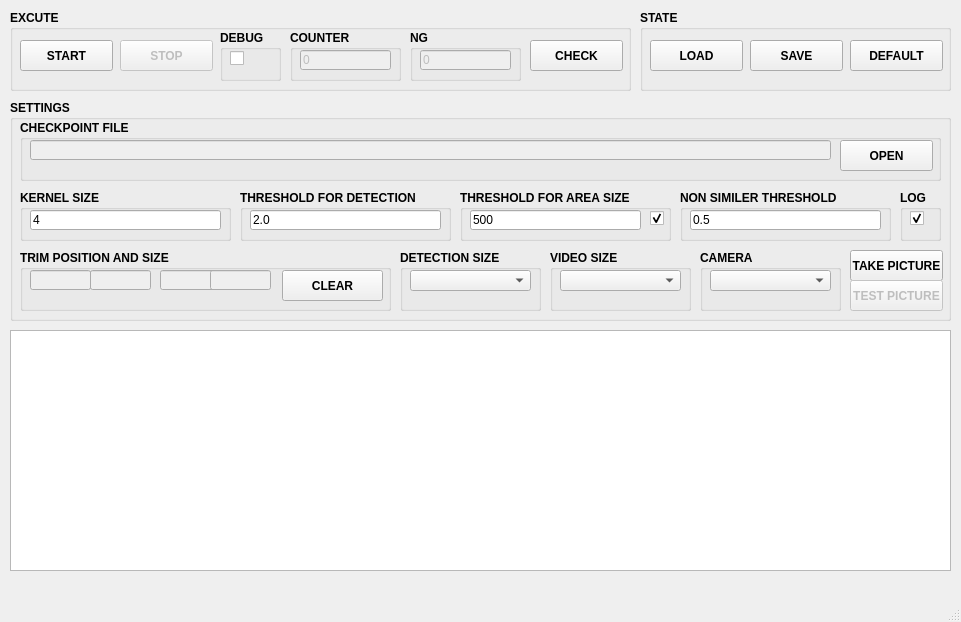
<?xml version="1.0" encoding="UTF-8"?>
<ui version="4.0">
 <class>MainWindow</class>
 <widget class="QMainWindow" name="MainWindow">
  <property name="geometry">
   <rect>
    <x>0</x>
    <y>0</y>
    <width>961</width>
    <height>622</height>
   </rect>
  </property>
  <property name="minimumSize">
   <size>
    <width>961</width>
    <height>622</height>
   </size>
  </property>
  <property name="maximumSize">
   <size>
    <width>961</width>
    <height>622</height>
   </size>
  </property>
  <property name="windowTitle">
   <string>cflow-ad GUI</string>
  </property>
  <widget class="QWidget" name="centralwidget">
   <widget class="QGroupBox" name="groupBox2">
    <property name="geometry">
     <rect>
      <x>10</x>
      <y>100</y>
      <width>941</width>
      <height>221</height>
     </rect>
    </property>
    <property name="palette">
     <palette>
      <active/>
      <inactive/>
      <disabled/>
     </palette>
    </property>
    <property name="font">
     <font>
      <bold>true</bold>
     </font>
    </property>
    <property name="title">
     <string>SETTINGS</string>
    </property>
    <property name="flat">
     <bool>false</bool>
    </property>
    <property name="checkable">
     <bool>false</bool>
    </property>
    <widget class="QGroupBox" name="groupBox3">
     <property name="geometry">
      <rect>
       <x>10</x>
       <y>20</y>
       <width>921</width>
       <height>61</height>
      </rect>
     </property>
     <property name="title">
      <string>CHECKPOINT FILE</string>
     </property>
     <property name="checkable">
      <bool>false</bool>
     </property>
     <widget class="QLineEdit" name="lineEdit1">
      <property name="enabled">
       <bool>false</bool>
      </property>
      <property name="geometry">
       <rect>
        <x>10</x>
        <y>20</y>
        <width>801</width>
        <height>20</height>
       </rect>
      </property>
      <property name="font">
       <font>
        <bold>false</bold>
       </font>
      </property>
     </widget>
     <widget class="QPushButton" name="pushButton3">
      <property name="geometry">
       <rect>
        <x>820</x>
        <y>20</y>
        <width>93</width>
        <height>31</height>
       </rect>
      </property>
      <property name="palette">
       <palette>
        <active>
         <colorrole role="WindowText">
          <brush brushstyle="SolidPattern">
           <color alpha="255">
            <red>170</red>
            <green>0</green>
            <blue>0</blue>
           </color>
          </brush>
         </colorrole>
        </active>
        <inactive>
         <colorrole role="WindowText">
          <brush brushstyle="SolidPattern">
           <color alpha="255">
            <red>170</red>
            <green>0</green>
            <blue>0</blue>
           </color>
          </brush>
         </colorrole>
        </inactive>
        <disabled>
         <colorrole role="WindowText">
          <brush brushstyle="SolidPattern">
           <color alpha="255">
            <red>120</red>
            <green>120</green>
            <blue>120</blue>
           </color>
          </brush>
         </colorrole>
        </disabled>
       </palette>
      </property>
      <property name="font">
       <font>
        <bold>true</bold>
        <underline>false</underline>
       </font>
      </property>
      <property name="text">
       <string>OPEN</string>
      </property>
      <property name="default">
       <bool>false</bool>
      </property>
     </widget>
    </widget>
    <widget class="QGroupBox" name="groupBox4">
     <property name="geometry">
      <rect>
       <x>10</x>
       <y>90</y>
       <width>211</width>
       <height>51</height>
      </rect>
     </property>
     <property name="title">
      <string>KERNEL SIZE</string>
     </property>
     <widget class="QLineEdit" name="lineEdit2">
      <property name="enabled">
       <bool>true</bool>
      </property>
      <property name="geometry">
       <rect>
        <x>10</x>
        <y>20</y>
        <width>191</width>
        <height>20</height>
       </rect>
      </property>
      <property name="font">
       <font>
        <bold>false</bold>
       </font>
      </property>
      <property name="text">
       <string>4</string>
      </property>
     </widget>
    </widget>
    <widget class="QGroupBox" name="groupBox5">
     <property name="geometry">
      <rect>
       <x>230</x>
       <y>90</y>
       <width>211</width>
       <height>51</height>
      </rect>
     </property>
     <property name="title">
      <string>THRESHOLD FOR DETECTION</string>
     </property>
     <widget class="QLineEdit" name="lineEdit3">
      <property name="enabled">
       <bool>true</bool>
      </property>
      <property name="geometry">
       <rect>
        <x>10</x>
        <y>20</y>
        <width>191</width>
        <height>20</height>
       </rect>
      </property>
      <property name="font">
       <font>
        <bold>false</bold>
       </font>
      </property>
      <property name="text">
       <string>2.0</string>
      </property>
     </widget>
    </widget>
    <widget class="QGroupBox" name="groupBox6">
     <property name="geometry">
      <rect>
       <x>450</x>
       <y>90</y>
       <width>211</width>
       <height>51</height>
      </rect>
     </property>
     <property name="title">
      <string>THRESHOLD FOR AREA SIZE</string>
     </property>
     <widget class="QLineEdit" name="lineEdit4">
      <property name="enabled">
       <bool>true</bool>
      </property>
      <property name="geometry">
       <rect>
        <x>10</x>
        <y>20</y>
        <width>171</width>
        <height>20</height>
       </rect>
      </property>
      <property name="font">
       <font>
        <bold>false</bold>
       </font>
      </property>
      <property name="text">
       <string>500</string>
      </property>
     </widget>
     <widget class="QCheckBox" name="checkBox1">
      <property name="geometry">
       <rect>
        <x>190</x>
        <y>20</y>
        <width>21</width>
        <height>16</height>
       </rect>
      </property>
      <property name="text">
       <string/>
      </property>
      <property name="checked">
       <bool>true</bool>
      </property>
     </widget>
    </widget>
    <widget class="QGroupBox" name="groupBox7">
     <property name="geometry">
      <rect>
       <x>670</x>
       <y>90</y>
       <width>211</width>
       <height>51</height>
      </rect>
     </property>
     <property name="title">
      <string>NON SIMILER THRESHOLD</string>
     </property>
     <widget class="QLineEdit" name="lineEdit5">
      <property name="enabled">
       <bool>true</bool>
      </property>
      <property name="geometry">
       <rect>
        <x>10</x>
        <y>20</y>
        <width>191</width>
        <height>20</height>
       </rect>
      </property>
      <property name="font">
       <font>
        <bold>false</bold>
       </font>
      </property>
      <property name="text">
       <string>0.5</string>
      </property>
     </widget>
    </widget>
    <widget class="QGroupBox" name="groupBox12">
     <property name="geometry">
      <rect>
       <x>890</x>
       <y>90</y>
       <width>41</width>
       <height>51</height>
      </rect>
     </property>
     <property name="title">
      <string>LOG</string>
     </property>
     <widget class="QCheckBox" name="checkBox3">
      <property name="geometry">
       <rect>
        <x>10</x>
        <y>20</y>
        <width>21</width>
        <height>16</height>
       </rect>
      </property>
      <property name="text">
       <string/>
      </property>
      <property name="checked">
       <bool>true</bool>
      </property>
     </widget>
    </widget>
    <widget class="QGroupBox" name="groupBox13">
     <property name="geometry">
      <rect>
       <x>10</x>
       <y>150</y>
       <width>371</width>
       <height>61</height>
      </rect>
     </property>
     <property name="title">
      <string>TRIM POSITION AND SIZE</string>
     </property>
     <widget class="QLineEdit" name="lineEdit8">
      <property name="enabled">
       <bool>false</bool>
      </property>
      <property name="geometry">
       <rect>
        <x>10</x>
        <y>20</y>
        <width>61</width>
        <height>20</height>
       </rect>
      </property>
     </widget>
     <widget class="QLineEdit" name="lineEdit9">
      <property name="enabled">
       <bool>false</bool>
      </property>
      <property name="geometry">
       <rect>
        <x>70</x>
        <y>20</y>
        <width>61</width>
        <height>20</height>
       </rect>
      </property>
     </widget>
     <widget class="QPushButton" name="pushButton8">
      <property name="enabled">
       <bool>true</bool>
      </property>
      <property name="geometry">
       <rect>
        <x>262</x>
        <y>20</y>
        <width>101</width>
        <height>31</height>
       </rect>
      </property>
      <property name="palette">
       <palette>
        <active>
         <colorrole role="WindowText">
          <brush brushstyle="SolidPattern">
           <color alpha="255">
            <red>170</red>
            <green>0</green>
            <blue>0</blue>
           </color>
          </brush>
         </colorrole>
        </active>
        <inactive>
         <colorrole role="WindowText">
          <brush brushstyle="SolidPattern">
           <color alpha="255">
            <red>170</red>
            <green>0</green>
            <blue>0</blue>
           </color>
          </brush>
         </colorrole>
        </inactive>
        <disabled>
         <colorrole role="WindowText">
          <brush brushstyle="SolidPattern">
           <color alpha="255">
            <red>120</red>
            <green>120</green>
            <blue>120</blue>
           </color>
          </brush>
         </colorrole>
        </disabled>
       </palette>
      </property>
      <property name="font">
       <font>
        <bold>true</bold>
        <underline>false</underline>
       </font>
      </property>
      <property name="text">
       <string>CLEAR</string>
      </property>
      <property name="default">
       <bool>false</bool>
      </property>
     </widget>
     <widget class="QLineEdit" name="lineEdit10">
      <property name="enabled">
       <bool>false</bool>
      </property>
      <property name="geometry">
       <rect>
        <x>140</x>
        <y>20</y>
        <width>61</width>
        <height>20</height>
       </rect>
      </property>
     </widget>
     <widget class="QLineEdit" name="lineEdit11">
      <property name="enabled">
       <bool>false</bool>
      </property>
      <property name="geometry">
       <rect>
        <x>190</x>
        <y>20</y>
        <width>61</width>
        <height>20</height>
       </rect>
      </property>
     </widget>
    </widget>
    <widget class="QGroupBox" name="groupBox14">
     <property name="geometry">
      <rect>
       <x>390</x>
       <y>150</y>
       <width>141</width>
       <height>61</height>
      </rect>
     </property>
     <property name="title">
      <string>DETECTION SIZE</string>
     </property>
     <widget class="QComboBox" name="comboBox4">
      <property name="geometry">
       <rect>
        <x>10</x>
        <y>20</y>
        <width>121</width>
        <height>21</height>
       </rect>
      </property>
     </widget>
    </widget>
    <widget class="QGroupBox" name="groupBox15">
     <property name="geometry">
      <rect>
       <x>540</x>
       <y>150</y>
       <width>141</width>
       <height>61</height>
      </rect>
     </property>
     <property name="title">
      <string>VIDEO SIZE</string>
     </property>
     <widget class="QComboBox" name="comboBox2">
      <property name="geometry">
       <rect>
        <x>10</x>
        <y>20</y>
        <width>121</width>
        <height>21</height>
       </rect>
      </property>
     </widget>
    </widget>
    <widget class="QGroupBox" name="groupBox6_2">
     <property name="geometry">
      <rect>
       <x>690</x>
       <y>150</y>
       <width>141</width>
       <height>61</height>
      </rect>
     </property>
     <property name="title">
      <string>CAMERA </string>
     </property>
     <widget class="QComboBox" name="comboBox3">
      <property name="geometry">
       <rect>
        <x>10</x>
        <y>20</y>
        <width>121</width>
        <height>21</height>
       </rect>
      </property>
     </widget>
    </widget>
    <widget class="QPushButton" name="pushButton9">
     <property name="enabled">
      <bool>true</bool>
     </property>
     <property name="geometry">
      <rect>
       <x>840</x>
       <y>150</y>
       <width>93</width>
       <height>31</height>
      </rect>
     </property>
     <property name="palette">
      <palette>
       <active>
        <colorrole role="WindowText">
         <brush brushstyle="SolidPattern">
          <color alpha="255">
           <red>170</red>
           <green>0</green>
           <blue>0</blue>
          </color>
         </brush>
        </colorrole>
       </active>
       <inactive>
        <colorrole role="WindowText">
         <brush brushstyle="SolidPattern">
          <color alpha="255">
           <red>170</red>
           <green>0</green>
           <blue>0</blue>
          </color>
         </brush>
        </colorrole>
       </inactive>
       <disabled>
        <colorrole role="WindowText">
         <brush brushstyle="SolidPattern">
          <color alpha="255">
           <red>120</red>
           <green>120</green>
           <blue>120</blue>
          </color>
         </brush>
        </colorrole>
       </disabled>
      </palette>
     </property>
     <property name="font">
      <font>
       <bold>true</bold>
       <underline>false</underline>
      </font>
     </property>
     <property name="text">
      <string>TAKE PICTURE</string>
     </property>
     <property name="default">
      <bool>false</bool>
     </property>
    </widget>
    <widget class="QPushButton" name="pushButton10">
     <property name="enabled">
      <bool>false</bool>
     </property>
     <property name="geometry">
      <rect>
       <x>840</x>
       <y>180</y>
       <width>93</width>
       <height>31</height>
      </rect>
     </property>
     <property name="palette">
      <palette>
       <active>
        <colorrole role="WindowText">
         <brush brushstyle="SolidPattern">
          <color alpha="255">
           <red>170</red>
           <green>0</green>
           <blue>0</blue>
          </color>
         </brush>
        </colorrole>
       </active>
       <inactive>
        <colorrole role="WindowText">
         <brush brushstyle="SolidPattern">
          <color alpha="255">
           <red>170</red>
           <green>0</green>
           <blue>0</blue>
          </color>
         </brush>
        </colorrole>
       </inactive>
       <disabled>
        <colorrole role="WindowText">
         <brush brushstyle="SolidPattern">
          <color alpha="255">
           <red>120</red>
           <green>120</green>
           <blue>120</blue>
          </color>
         </brush>
        </colorrole>
       </disabled>
      </palette>
     </property>
     <property name="font">
      <font>
       <bold>true</bold>
       <underline>false</underline>
      </font>
     </property>
     <property name="text">
      <string>TEST PICTURE</string>
     </property>
     <property name="default">
      <bool>false</bool>
     </property>
    </widget>
   </widget>
   <widget class="QGroupBox" name="groupBox1">
    <property name="geometry">
     <rect>
      <x>10</x>
      <y>10</y>
      <width>621</width>
      <height>81</height>
     </rect>
    </property>
    <property name="palette">
     <palette>
      <active/>
      <inactive/>
      <disabled/>
     </palette>
    </property>
    <property name="font">
     <font>
      <bold>true</bold>
     </font>
    </property>
    <property name="autoFillBackground">
     <bool>false</bool>
    </property>
    <property name="title">
     <string>EXCUTE</string>
    </property>
    <widget class="QPushButton" name="pushButton2">
     <property name="enabled">
      <bool>false</bool>
     </property>
     <property name="geometry">
      <rect>
       <x>110</x>
       <y>30</y>
       <width>93</width>
       <height>31</height>
      </rect>
     </property>
     <property name="palette">
      <palette>
       <active>
        <colorrole role="WindowText">
         <brush brushstyle="SolidPattern">
          <color alpha="255">
           <red>170</red>
           <green>0</green>
           <blue>0</blue>
          </color>
         </brush>
        </colorrole>
       </active>
       <inactive>
        <colorrole role="WindowText">
         <brush brushstyle="SolidPattern">
          <color alpha="255">
           <red>170</red>
           <green>0</green>
           <blue>0</blue>
          </color>
         </brush>
        </colorrole>
       </inactive>
       <disabled>
        <colorrole role="WindowText">
         <brush brushstyle="SolidPattern">
          <color alpha="255">
           <red>120</red>
           <green>120</green>
           <blue>120</blue>
          </color>
         </brush>
        </colorrole>
       </disabled>
      </palette>
     </property>
     <property name="font">
      <font>
       <bold>true</bold>
       <underline>false</underline>
      </font>
     </property>
     <property name="text">
      <string>STOP</string>
     </property>
     <property name="default">
      <bool>false</bool>
     </property>
    </widget>
    <widget class="QPushButton" name="pushButton1">
     <property name="enabled">
      <bool>true</bool>
     </property>
     <property name="geometry">
      <rect>
       <x>10</x>
       <y>30</y>
       <width>93</width>
       <height>31</height>
      </rect>
     </property>
     <property name="font">
      <font>
       <bold>true</bold>
      </font>
     </property>
     <property name="text">
      <string>START</string>
     </property>
     <property name="default">
      <bool>false</bool>
     </property>
    </widget>
    <widget class="QGroupBox" name="groupBox9">
     <property name="geometry">
      <rect>
       <x>210</x>
       <y>20</y>
       <width>61</width>
       <height>51</height>
      </rect>
     </property>
     <property name="title">
      <string>DEBUG</string>
     </property>
     <widget class="QCheckBox" name="checkBox2">
      <property name="geometry">
       <rect>
        <x>10</x>
        <y>20</y>
        <width>75</width>
        <height>16</height>
       </rect>
      </property>
      <property name="text">
       <string/>
      </property>
     </widget>
    </widget>
    <widget class="QGroupBox" name="groupBox10">
     <property name="geometry">
      <rect>
       <x>280</x>
       <y>20</y>
       <width>111</width>
       <height>51</height>
      </rect>
     </property>
     <property name="title">
      <string>COUNTER</string>
     </property>
     <widget class="QLineEdit" name="lineEdit6">
      <property name="enabled">
       <bool>false</bool>
      </property>
      <property name="geometry">
       <rect>
        <x>10</x>
        <y>20</y>
        <width>91</width>
        <height>20</height>
       </rect>
      </property>
      <property name="font">
       <font>
        <bold>false</bold>
       </font>
      </property>
      <property name="text">
       <string>0</string>
      </property>
     </widget>
    </widget>
    <widget class="QGroupBox" name="groupBox11">
     <property name="geometry">
      <rect>
       <x>400</x>
       <y>20</y>
       <width>111</width>
       <height>51</height>
      </rect>
     </property>
     <property name="title">
      <string>NG</string>
     </property>
     <widget class="QLineEdit" name="lineEdit7">
      <property name="enabled">
       <bool>false</bool>
      </property>
      <property name="geometry">
       <rect>
        <x>10</x>
        <y>20</y>
        <width>91</width>
        <height>20</height>
       </rect>
      </property>
      <property name="font">
       <font>
        <bold>false</bold>
       </font>
      </property>
      <property name="text">
       <string>0</string>
      </property>
     </widget>
    </widget>
    <widget class="QPushButton" name="pushButton7">
     <property name="enabled">
      <bool>true</bool>
     </property>
     <property name="geometry">
      <rect>
       <x>520</x>
       <y>30</y>
       <width>93</width>
       <height>31</height>
      </rect>
     </property>
     <property name="palette">
      <palette>
       <active>
        <colorrole role="WindowText">
         <brush brushstyle="SolidPattern">
          <color alpha="255">
           <red>170</red>
           <green>0</green>
           <blue>0</blue>
          </color>
         </brush>
        </colorrole>
       </active>
       <inactive>
        <colorrole role="WindowText">
         <brush brushstyle="SolidPattern">
          <color alpha="255">
           <red>170</red>
           <green>0</green>
           <blue>0</blue>
          </color>
         </brush>
        </colorrole>
       </inactive>
       <disabled>
        <colorrole role="WindowText">
         <brush brushstyle="SolidPattern">
          <color alpha="255">
           <red>120</red>
           <green>120</green>
           <blue>120</blue>
          </color>
         </brush>
        </colorrole>
       </disabled>
      </palette>
     </property>
     <property name="font">
      <font>
       <bold>true</bold>
       <underline>false</underline>
      </font>
     </property>
     <property name="text">
      <string>CHECK</string>
     </property>
     <property name="default">
      <bool>false</bool>
     </property>
    </widget>
   </widget>
   <widget class="QPlainTextEdit" name="plainTextEdit1">
    <property name="geometry">
     <rect>
      <x>10</x>
      <y>330</y>
      <width>941</width>
      <height>241</height>
     </rect>
    </property>
    <property name="font">
     <font>
      <pointsize>12</pointsize>
     </font>
    </property>
    <property name="lineWrapMode">
     <enum>QPlainTextEdit::NoWrap</enum>
    </property>
    <property name="readOnly">
     <bool>true</bool>
    </property>
    <property name="plainText">
     <string/>
    </property>
   </widget>
   <widget class="QGroupBox" name="groupBox8">
    <property name="geometry">
     <rect>
      <x>640</x>
      <y>10</y>
      <width>311</width>
      <height>81</height>
     </rect>
    </property>
    <property name="palette">
     <palette>
      <active/>
      <inactive/>
      <disabled/>
     </palette>
    </property>
    <property name="font">
     <font>
      <bold>true</bold>
     </font>
    </property>
    <property name="title">
     <string>STATE</string>
    </property>
    <widget class="QPushButton" name="pushButton5">
     <property name="geometry">
      <rect>
       <x>110</x>
       <y>30</y>
       <width>93</width>
       <height>31</height>
      </rect>
     </property>
     <property name="palette">
      <palette>
       <active>
        <colorrole role="WindowText">
         <brush brushstyle="SolidPattern">
          <color alpha="255">
           <red>170</red>
           <green>0</green>
           <blue>0</blue>
          </color>
         </brush>
        </colorrole>
       </active>
       <inactive>
        <colorrole role="WindowText">
         <brush brushstyle="SolidPattern">
          <color alpha="255">
           <red>170</red>
           <green>0</green>
           <blue>0</blue>
          </color>
         </brush>
        </colorrole>
       </inactive>
       <disabled>
        <colorrole role="WindowText">
         <brush brushstyle="SolidPattern">
          <color alpha="255">
           <red>120</red>
           <green>120</green>
           <blue>120</blue>
          </color>
         </brush>
        </colorrole>
       </disabled>
      </palette>
     </property>
     <property name="font">
      <font>
       <bold>true</bold>
       <underline>false</underline>
      </font>
     </property>
     <property name="text">
      <string>SAVE</string>
     </property>
     <property name="default">
      <bool>false</bool>
     </property>
    </widget>
    <widget class="QPushButton" name="pushButton4">
     <property name="enabled">
      <bool>true</bool>
     </property>
     <property name="geometry">
      <rect>
       <x>10</x>
       <y>30</y>
       <width>93</width>
       <height>31</height>
      </rect>
     </property>
     <property name="font">
      <font>
       <bold>true</bold>
      </font>
     </property>
     <property name="text">
      <string>LOAD</string>
     </property>
     <property name="default">
      <bool>false</bool>
     </property>
    </widget>
    <widget class="QPushButton" name="pushButton6">
     <property name="geometry">
      <rect>
       <x>210</x>
       <y>30</y>
       <width>93</width>
       <height>31</height>
      </rect>
     </property>
     <property name="palette">
      <palette>
       <active>
        <colorrole role="WindowText">
         <brush brushstyle="SolidPattern">
          <color alpha="255">
           <red>170</red>
           <green>0</green>
           <blue>0</blue>
          </color>
         </brush>
        </colorrole>
       </active>
       <inactive>
        <colorrole role="WindowText">
         <brush brushstyle="SolidPattern">
          <color alpha="255">
           <red>170</red>
           <green>0</green>
           <blue>0</blue>
          </color>
         </brush>
        </colorrole>
       </inactive>
       <disabled>
        <colorrole role="WindowText">
         <brush brushstyle="SolidPattern">
          <color alpha="255">
           <red>120</red>
           <green>120</green>
           <blue>120</blue>
          </color>
         </brush>
        </colorrole>
       </disabled>
      </palette>
     </property>
     <property name="font">
      <font>
       <bold>true</bold>
       <underline>false</underline>
      </font>
     </property>
     <property name="text">
      <string>DEFAULT</string>
     </property>
     <property name="default">
      <bool>false</bool>
     </property>
    </widget>
   </widget>
  </widget>
  <widget class="QMenuBar" name="menubar">
   <property name="geometry">
    <rect>
     <x>0</x>
     <y>0</y>
     <width>961</width>
     <height>22</height>
    </rect>
   </property>
  </widget>
  <widget class="QStatusBar" name="statusbar"/>
 </widget>
 <resources/>
 <connections/>
</ui>
